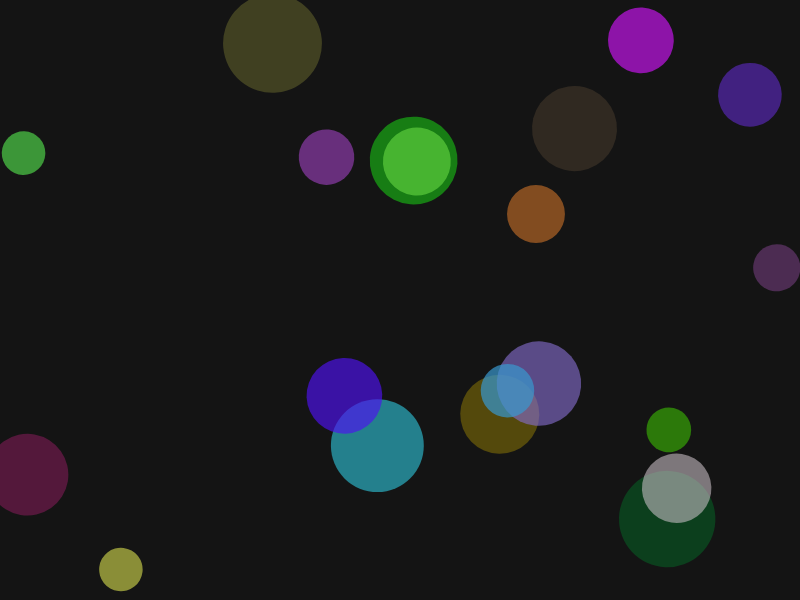
Frame 1 (no input)
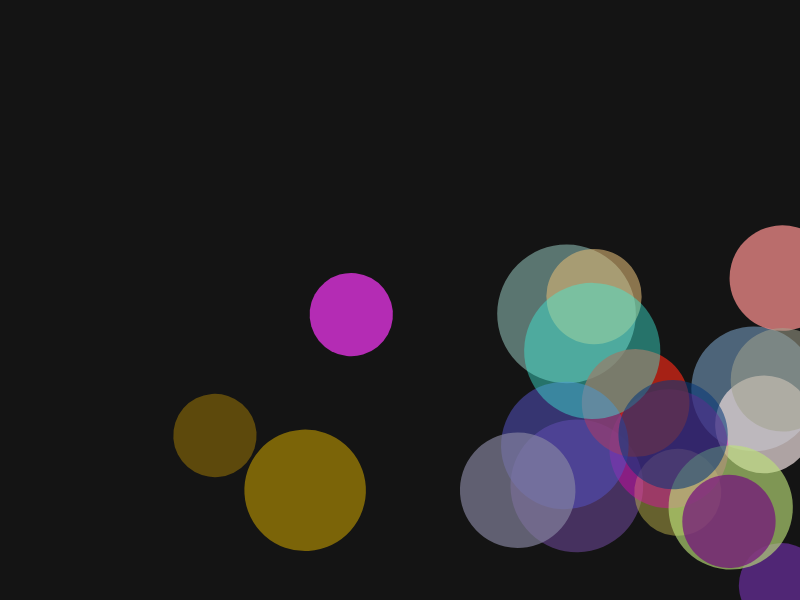
Frame 60 (no input)
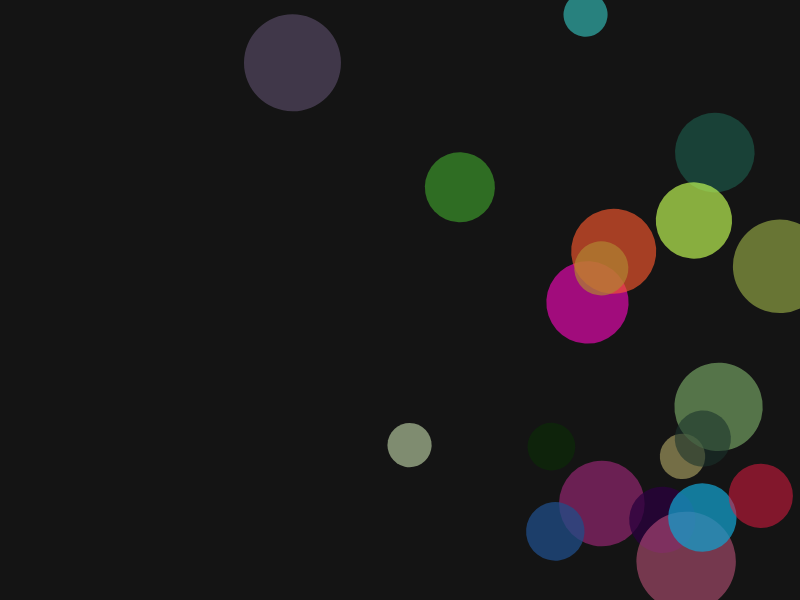
Frame 120 (the mouse pressed at the canvas centre since frame 60)

The p5.js sketch that drew these frames (run headless with seeded random() and noise() and a simulated clock; from frame 60 on, the mouse is pressed at the canvas centre):

// p5.js sketch
// ── sketch.js
let shapes = [];

function setup() {
  createCanvas(800, 600);
  noStroke();
  
  // Create a set of shapes with random properties
  for (let i = 0; i < 20; i++) {
    shapes.push(new BouncingShape(random(width), random(height), random(20, 50), random(2, 5), random(2, 5)));
  }
}

function draw() {
  background(20);
  
  // Update and display each shape
  for (let shape of shapes) {
    shape.update();
    shape.display();
  }
}

// Class for a bouncing shape
class BouncingShape {
  constructor(x, y, size, xSpeed, ySpeed) {
    this.x = x;
    this.y = y;
    this.size = size;
    this.xSpeed = xSpeed;
    this.ySpeed = ySpeed;
    this.color = color(random(255), random(255), random(255), random(100, 200));
    this.angle = random(TWO_PI);
    this.rotationSpeed = random(-0.05, 0.05);
  }

  update() {
    // Update position
    this.x += this.xSpeed;
    this.y += this.ySpeed;
    
    // Bounce off the edges
    if (this.x < this.size / 2 || this.x > width - this.size / 2) {
      this.xSpeed *= -1;
    }
    if (this.y < this.size / 2 || this.y > height - this.size / 2) {
      this.ySpeed *= -1;
    }
    
    // Update color and size
    this.size += sin(frameCount * 0.05) * 0.5;
    this.color = color((red(this.color) + 1) % 256, (green(this.color) + 2) % 256, (blue(this.color) + 3) % 256, alpha(this.color));
    
    // Update rotation
    this.angle += this.rotationSpeed;
  }

  display() {
    fill(this.color);
    push();
    translate(this.x, this.y);
    rotate(this.angle);
    ellipse(0, 0, this.size * 2);
    pop();
  }
}
